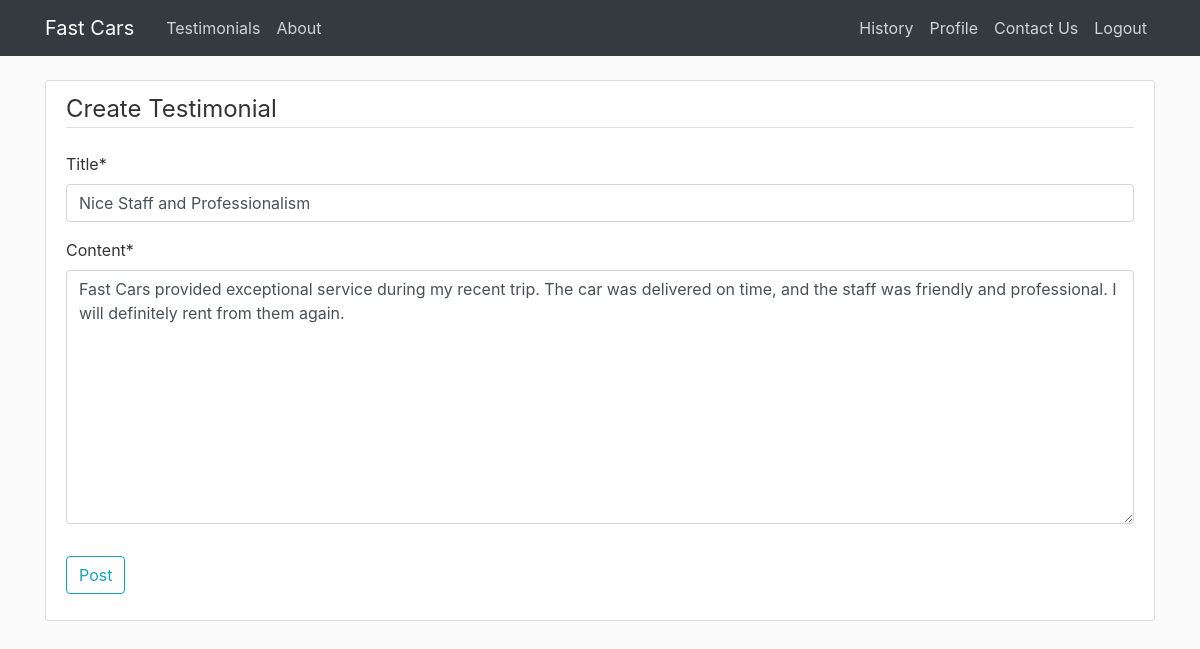
Screenshot of /testimonials/12/update (signed in) with the database file from the repository.
### fast_cars/models.py (models this page shows, shortened)
class Review(models.Model):
    title = models.CharField(max_length=100)
    content =  models.TextField()
    date_posted = models.DateTimeField(default=timezone.now)
    author = models.ForeignKey(User, on_delete=models.CASCADE)

### fast_cars/views.py (the view, shortened to what this page needs)
# urls.py: path('testimonials/<int:pk>/update', PostUpdateView.as_view(), name='testimonial-update'),
class PostUpdateView(LoginRequiredMixin, UserPassesTestMixin, UpdateView):
    model = Review
    fields = ['title', 'content']
    success_url = '/testimonials/'
    def test_func(self):
        post = self.get_object()
        if self.request.user == post.author:
            return True
        return False

### fast_cars/templates/fast_cars/review_form.html (shortened to what this page needs)
{% extends "fast_cars/base.html" %}
{% load crispy_forms_tags %}
{% block content %}
    <div class="content-section">
        <form method="POST">
            <fieldset class="form-group">
                <legend class="border-bottom mb-4">Create Testimonial</legend>
                {{ form|crispy }}
            </fieldset>
            <div class="form-group">
                <button class="btn btn-outline-info" type="submit">Post</button>
            </div>
        </form>
    </div>
{% endblock content %}

### fast_cars/static/fast_cars/main.css (style rules this page uses)
body { background: #fafafa; color: #333333; margin-top: 5rem; min-height: 100vh; }
.content-section { background: #ffffff; padding: 10px 20px; border: 1px solid #dddddd; border-radius: 3px; margin-bottom: 20px; }

### rows the page displays
Review: title "Nice Staff and Professionalism", content "Fast Cars provided exceptional service during my recent trip. The car was delivered on time, and the staff was friendly and professional. I will definitely rent from them again."
